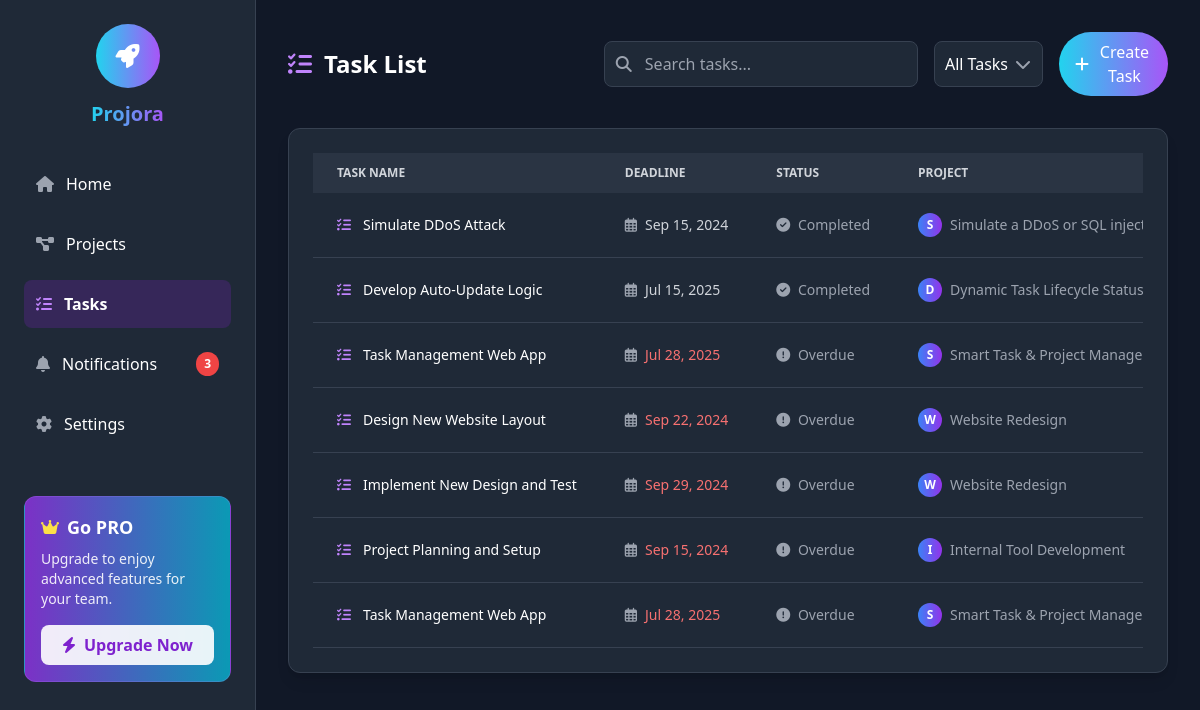
The app's page /tasks/tab/ (signed in), older data.
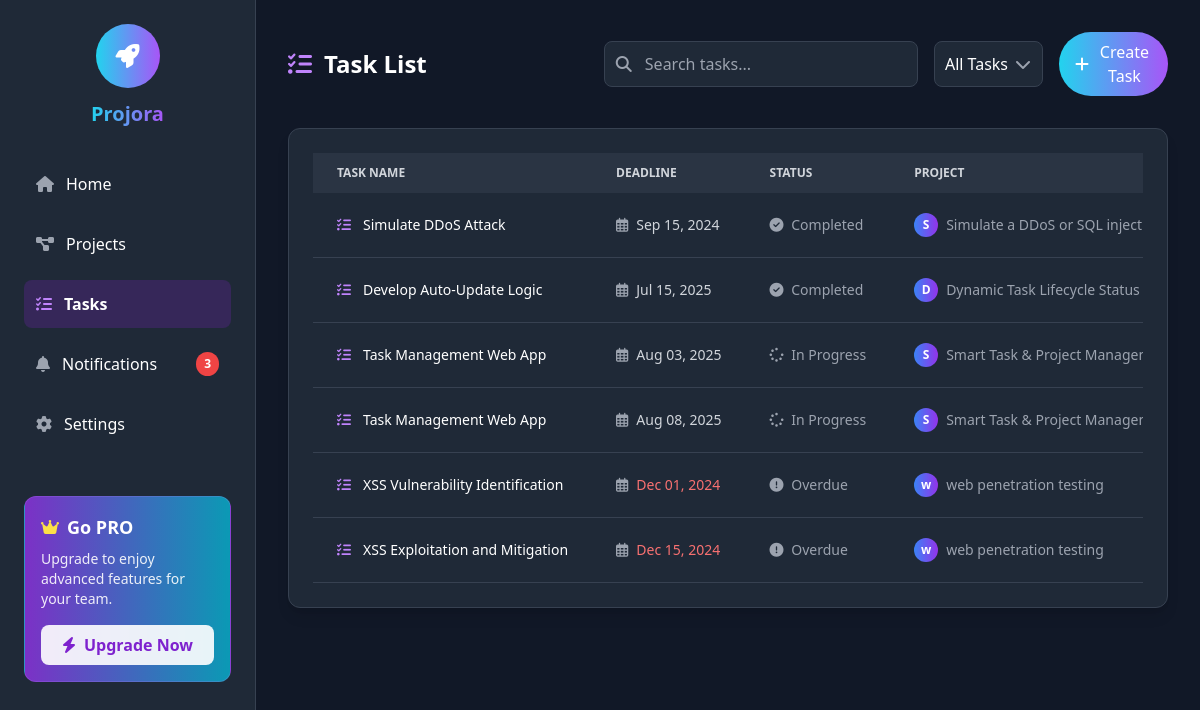
The same page, newer data.
### tasks/models.py (models this page shows, shortened)
class Task(models.Model):
    STATUS_CHOICES = [
        ('not_started', 'Not Started'),
        ('in_progress', 'In Progress'),
        ('completed', 'Completed'),
        ('overdue', 'Overdue'),
    ]
    PRIORITY_CHOICES = [
        ('low', 'Low'),
        ('medium', 'Medium'),
        ('high', 'High'),
        ('critical', 'Critical'),
    ]
    project = models.ForeignKey(
        Project,
        on_delete=models.CASCADE,
        related_name="tasks_from_tasks_app",
    )
    title = models.CharField(max_length=255)
    description = models.TextField()
    team_members = models.ManyToManyField(
        settings.AUTH_USER_MODEL,
        blank=True,
        related_name='task_team_members'
    )
    assignee = models.ForeignKey(
        settings.AUTH_USER_MODEL,
        on_delete=models.SET_NULL,
        null=True,
        blank=True,
        related_name='assigned_tasks'
    )
    start_date = models.DateField(null=True, blank=True)
    due_date = models.DateTimeField(null=True, blank=True)
    status = models.CharField(max_length=20, choices=STATUS_CHOICES, default='not_started')
    priority = models.CharField(max_length=10, choices=PRIORITY_CHOICES, default='low')
    progress = models.PositiveIntegerField(default=0)
    commands = models.TextField(blank=True, null=True)
    created_at = models.DateTimeField(auto_now_add=True)
    @property
    def is_overdue(self):
        return self.due_date and self.due_date < timezone.now() and self.status != 'completed'
    def auto_update_status(self):
        if self.status not in ['completed', 'overdue']:
            if self.progress == 100:
                self.status = 'completed'
            elif self.is_overdue:
                self.status = 'overdue'
            elif self.progress > 0:
                self.status = 'in_progress'
            else:
                self.status = 'not_started'
            self.save()

### project/models.py (models this page shows, shortened)
class Project(models.Model):
    STATUS_CHOICES = [
        ('pending', 'Pending'),
        ('current', 'Current'),
        ('completed', 'Completed'),
        ('failed', 'Failed'),
    ]
    title = models.CharField(max_length=200)
    description = models.TextField(blank=True, null=True)
    status = models.CharField(max_length=20, choices=STATUS_CHOICES, default='pending')
    start_date = models.DateField(null=True, blank=True)
    end_date = models.DateField(null=True, blank=True)
    due_date = models.DateField(null=True, blank=True)
    created_by = models.ForeignKey(settings.AUTH_USER_MODEL, on_delete=models.SET_NULL, null=True, blank=True, related_name='created_projects')
    assigned_users = models.ManyToManyField(
        settings.AUTH_USER_MODEL,
        blank=True,
        related_name='project_assigned_users'  # ✅ Unique related name
    )

### tasks/views.py (the view, shortened to what this page needs)
# urls.py: path('tab/', views.tasks_tab, name='tasks_tab'),
@login_required
def tasks_tab(request):
    query = request.GET.get('q')
    status_filter = request.GET.get('status')
    user = request.user
    tasks = Task.objects.select_related('assignee', 'project').all()
    if user.role == 'admin':
        tasks = tasks
    elif user.role == 'manager':
        tasks = tasks.filter(project__created_by=user)
    else:
        tasks = tasks.filter(assignee=user)
    for task in tasks:
        task.auto_update_status()
    if status_filter and status_filter != 'all':
        tasks = tasks.filter(status=status_filter)
    context = {
        'tasks': tasks,
        'query': query,
        'status_filter': status_filter or 'all',
    }
    return render(request, 'tasks/tasks_tab.html', context)

### users/context_processors.py (called while the page is built)
def user_roles(request):
    user = request.user
    is_admin = False
    if user.is_authenticated:
        user_groups = user.groups.values_list('name', flat=True)
        is_admin = 'Admin' in user_groups
    return {
        'is_admin': is_admin
    }

### tasks/templates/tasks/tasks_tab.html (shortened to what this page needs)
{% load static %}
<!DOCTYPE html>
<html lang="en">
<head>
    <script src="https://cdn.tailwindcss.com"></script>
    <link rel="stylesheet" href="https://cdnjs.cloudflare.com/ajax/libs/font-awesome/6.4.0/css/all.min.css">
    <link rel="stylesheet" href="{% static 'css/project_tab.css' %}">
</head>
<body class="bg-gray-900 text-white font-sans">
<div class="flex h-screen overflow-hidden">
    <aside class="bg-gray-800 text-white w-64 p-6 flex flex-col justify-between h-full fixed left-0 top-0 bottom-0 border-r border-gray-700">
        <div>
            <div class="mb-8 flex flex-col items-center">
                <div class="w-16 h-16 rounded-full bg-gradient-to-r from-cyan-400 to-purple-500 flex items-center justify-center mb-3 hover:rotate-12 transition-transform">
                    <i class="fas fa-rocket text-2xl text-white"></i>
                </div>
                <h1 class="text-xl font-bold bg-gradient-to-r from-cyan-400 to-purple-500 text-transparent bg-clip-text">Projora</h1>
            </div>
            <nav>
                <ul class="space-y-3">
                    <li>
                        {% if is_admin %}
                            <a href="{% url 'users:admin_dashboard' %}" class="flex items-center p-3 rounded-lg hover:bg-purple-800/50 transition-colors">
                                <i class="fas fa-home mr-3 text-gray-400"></i>
                                <span>Home</span>
                            </a>
                        {% else %}
                            <a href="{% url 'dashboard' %}" class="flex items-center p-3 rounded-lg hover:bg-purple-800/50 transition-colors">
                                <i class="fas fa-home mr-3 text-gray-400"></i>
                                <span>Home</span>
                            </a>
                        {% endif %}
                    </li>
                    <li>
                        <a href="{% url 'project:project_tab' %}" class="flex items-center p-3 rounded-lg hover:bg-purple-800/50 transition-colors">
                            <i class="fas fa-project-diagram mr-3 text-gray-400"></i>
                            <span>Projects</span>
                        </a>
                    </li>
                    <li>
                        <a href="{% url 'tasks:tasks_tab' %}" class="flex items-center p-3 rounded-lg bg-purple-800/30 font-semibold transition-colors">
                            <i class="fas fa-tasks mr-3 text-purple-400"></i>
                            <span>Tasks</span>
                        </a>
                    </li>
                    <li>
                        <a href="{% url 'notification:notification' %}" class="flex items-center p-3 rounded-lg hover:bg-purple-800/50 transition-colors">
                            <i class="fas fa-bell mr-3 text-gray-400"></i>
                            <span>Notifications</span>
                            <span class="ml-auto bg-red-500 text-white text-xs font-bold px-2 py-1 rounded-full">3</span>
                        </a>
                    </li>
                    <li>
                        <a href="{% url 'users:settings' %}" class="flex items-center p-3 rounded-lg hover:bg-purple-800/50 transition-colors">
                            <i class="fas fa-cog mr-3 text-gray-400"></i>
                            <span>Settings</span>
                        </a>
                    </li>
                </ul>
            </nav>
            <div class="bg-gradient-to-r from-purple-600/80 to-cyan-500/80 p-4 rounded-xl mt-12 border border-purple-400/20">
                <div class="flex items-center">
                    <i class="fas fa-crown text-yellow-300 mr-2"></i>
                    <h3 class="font-bold text-lg">Go PRO</h3>
                </div>
                <p class="text-sm mt-2 opacity-90">Upgrade to enjoy advanced features for your team.</p>
                <button class="w-full bg-white/90 text-purple-700 px-4 py-2 mt-4 rounded-lg font-semibold hover:bg-white transition-colors flex items-center justify-center">
                    <i class="fas fa-bolt mr-2"></i>
                    Upgrade Now
                </button>
            </div>
        </div>
    </aside>
    <div class="ml-64 w-[calc(100%-16rem)] overflow-y-auto h-screen p-8">
        <div class="flex flex-col md:flex-row justify-between items-start md:items-center mb-8 gap-4">
            <h1 class="text-2xl font-bold flex items-center">
                <i class="fas fa-tasks mr-3 text-purple-400"></i>
                Task List
            </h1>
            <div class="flex flex-col md:flex-row items-start md:items-center gap-4 w-full md:w-auto">
                <form method="GET" action="{% url 'tasks:tasks_tab' %}" class="flex flex-wrap gap-4 w-full">
                    <div class="relative flex-1 min-w-[200px]">
                        <div class="absolute inset-y-0 left-0 flex items-center pl-3 pointer-events-none">
                        </div>
                        <input type="text" name="q" placeholder="Search tasks..." value="{{ request.GET.q }}"
                               class="bg-gray-800 border border-gray-700 text-white placeholder-gray-400 rounded-lg focus:ring-purple-500 focus:border-purple-500 block w-full pl-10 p-2.5">
                    </div>
                    <div class="relative">
                        <select name="status" onchange="this.form.submit()"
                                class="bg-gray-800 border border-gray-700 text-white rounded-lg focus:ring-purple-500 focus:border-purple-500 block w-full p-2.5 appearance-none">
                            <option value="all" {% if status_filter == 'all' or not status_filter %}selected{% endif %}>All Tasks</option>
                        </select>
                        <div class="absolute inset-y-0 right-0 flex items-center pr-3 pointer-events-none">
                        </div>
                    </div>
                </form>
                {% if user.role == 'admin' or user.role == 'manager' %}
                    <a href="{% url 'tasks:task_create' %}" class="w-full md:w-auto">
                        <button class="bg-gradient-to-r from-cyan-400 to-purple-500 text-white px-4 py-2 rounded-full hover:scale-105 transition-transform flex items-center w-full justify-center md:w-auto">
                            <i class="fas fa-plus mr-2"></i>
                            Create Task
                        </button>
                    </a>
                {% endif %}
            </div>
        </div>
        <div class="bg-gray-800 p-6 rounded-xl shadow-lg border border-gray-700 overflow-x-auto">
            <div class="relative overflow-x-auto">
                <table class="w-full text-sm text-left text-gray-400">
                    <thead class="text-xs text-gray-300 uppercase bg-gray-700/50">
                        <tr>
                            <th scope="col" class="px-6 py-3">Task Name</th>
                            <th scope="col" class="px-6 py-3">Deadline</th>
                            <th scope="col" class="px-6 py-3">Status</th>
                            <th scope="col" class="px-6 py-3">Project</th>
                        </tr>
                    </thead>
                    <tbody>
                    {% for task in tasks %}
                        <tr data-url="{% url 'tasks:task_detail' task.pk %}" class="clickable-row border-b border-gray-700 hover:bg-gray-700/50 cursor-pointer transition-colors">
                            <td class="px-6 py-4 font-medium text-white whitespace-nowrap">
                                <div class="flex items-center">
                                    <i class="fas fa-tasks mr-3 text-purple-400"></i>
                                    {{ task.title }}
                                </div>
                            </td>
                            <td class="px-6 py-4 whitespace-nowrap">
                                <div class="flex items-center">
                                    <i class="far fa-calendar-alt mr-2 text-gray-400"></i>
                                    <span class="{% if task.is_overdue %}text-red-400{% else %}text-gray-300{% endif %}">
                                        {{ task.due_date|date:"M d, Y" }}
                                    </span>
                                </div>
                            </td>
                            <td class="px-6 py-4 whitespace-nowrap">
                                <span class="status-badge status-{{ task.status }}">
                                    {% if task.status == 'not_started' %}
                                        <i class="far fa-circle mr-1"></i>
                                    {% elif task.status == 'in_progress' %}
                                        <i class="fas fa-spinner fa-pulse mr-1"></i>
                                    {% elif task.status == 'completed' %}
                                        <i class="fas fa-check-circle mr-1"></i>
                                    {% elif task.status == 'overdue' %}
                                        <i class="fas fa-exclamation-circle mr-1"></i>
                                    {% endif %}
                                    {{ task.get_status_display }}
                                </span>
                            </td>
                            <td class="px-6 py-4 whitespace-nowrap">
                                {% if task.project %}
                                <div class="flex items-center">
                                    <div class="w-6 h-6 rounded-full bg-gradient-to-r from-blue-500 to-purple-600 flex items-center justify-center text-white text-xs font-bold mr-2">
                                        {{ task.project.title|slice:":1" }}
                                    </div>
                                    {{ task.project.title }}
                                </div>
                                {% else %}
                                <span class="text-gray-500">No project</span>
                                {% endif %}
                            </td>
                        </tr>
                    {% endfor %}
                    </tbody>
                </table>
            </div>
        </div>
    </div>
</div>
</body>
</html>

### tasks/templates/tasks/tasks_tab.html (style rules this page uses)
body { overflow: hidden; }
.status-badge { @apply px-3 py-1 rounded-full text-xs font-medium; }
.status-in_progress { @apply bg-blue-600/30 text-blue-400; }
.status-completed { @apply bg-green-600/30 text-green-400; }
.status-overdue { @apply bg-red-600/30 text-red-400; }

Row changes from the older to the newer data that the page shows:
removed Task: title "Design New Website Layout", due_date "Sep 22, 2024", status "Overdue", project "W", project "Website Redesign"
removed Task: title "Implement New Design and Test", due_date "Sep 29, 2024", status "Overdue", project "W", project "Website Redesign"
removed Task: title "Project Planning and Setup", due_date "Sep 15, 2024", status "Overdue", project "I", project "Internal Tool Development"
changed Task: due_date "Jul 28, 2025" → "Aug 03, 2025"; status "Overdue" → "In Progress"
changed Task: due_date "Jul 28, 2025" → "Aug 08, 2025"; status "Overdue" → "In Progress"
added Task: title "XSS Vulnerability Identification", due_date "Dec 01, 2024", status "Overdue", project "w", project "web penetration testing"
added Task: title "XSS Exploitation and Mitigation", due_date "Dec 15, 2024", status "Overdue", project "w", project "web penetration testing"
